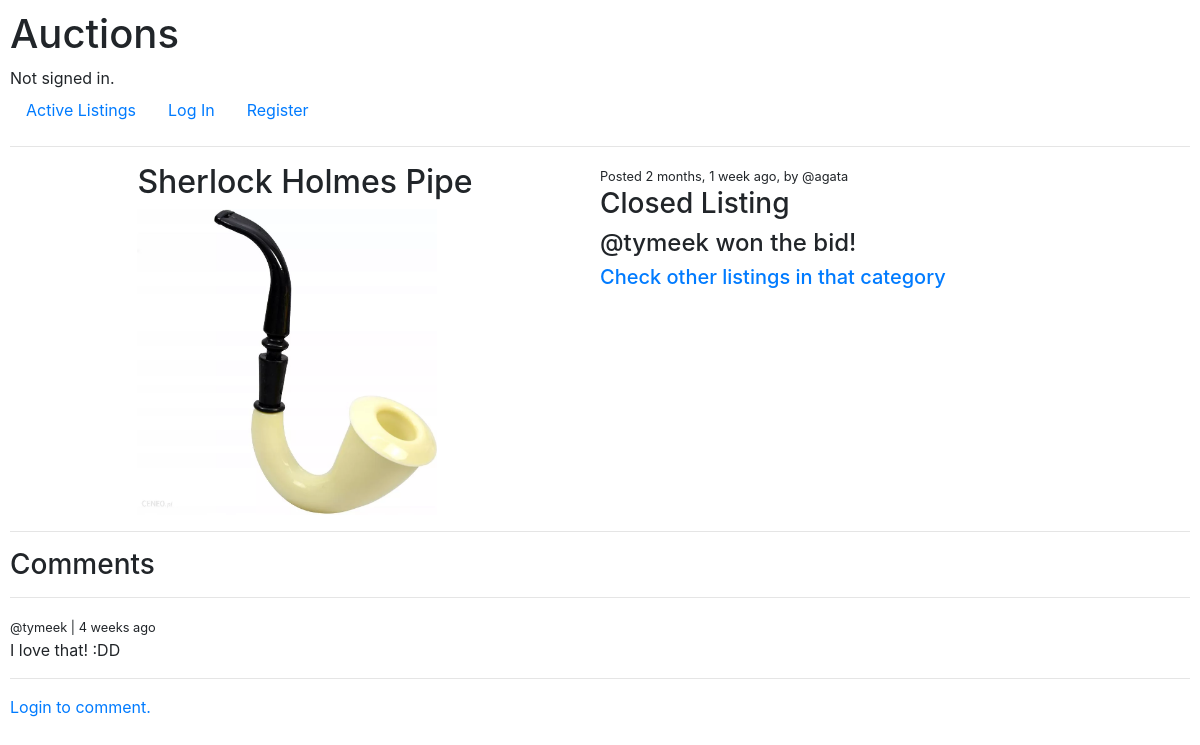
The app's page /listing/7/ with its own data.
### auctions/models.py (models this page shows, shortened)
class Listing(models.Model):
    picture = models.ImageField(upload_to='auctions/files/listings_pictures', null=True, blank="True")
    title = models.CharField(max_length=30)
    user = models.ForeignKey(User, on_delete=models.CASCADE)
    description = models.CharField(max_length=300)
    bid = models.ForeignKey(Bid, on_delete=models.CASCADE)
    created = models.DateTimeField(auto_now_add=True)
    category = models.ForeignKey(Category, on_delete=models.CASCADE)
    status = models.CharField(max_length=20)
    followers = models.ManyToManyField(User, blank=True, related_name="followers")

class User(AbstractUser):
    pass

class Bid(models.Model):
    user = models.ForeignKey(User, on_delete=models.CASCADE)
    bid = models.IntegerField()

class Comment(models.Model):
    user = models.ForeignKey(User, on_delete=models.SET_NULL, null=True)
    created = models.DateTimeField(auto_now_add=True)
    listing = models.ForeignKey(Listing, on_delete=models.CASCADE)
    content = models.CharField(max_length=30)

### auctions/views.py (the view, shortened to what this page needs)
# urls.py: path("listing/<str:pk>/", views.detail, name="detail"),
def detail(request, pk):
    listing = Listing.objects.get(id=pk)
    user = request.user
    comments = listing.comment_set.all()
    if user.is_authenticated:
        watchlist = user.followers.all()
    else:
        watchlist = None
    context = {'listing': listing, 'comments': comments, 'user': user, 'watchlist': watchlist}
    return render(request, "auctions/detail.html", context)

### auctions/templates/auctions/detail.html
{% extends "auctions/layout.html" %}
{% block body %}
<div class="listing-container">
    <div style='margin: 0 auto;'>
        <h2>{{listing.title}}</h2>
        <img src="{{ listing.picture.url }}" style='max-width: 300px;'>
    </div>
    <div>
        <small>Posted {{listing.created|timesince}} ago, by @{{listing.user}}</small>
        {% if listing.status == 'active' %}
            {% if listing.user == request.user %}
            <form method="POST" action="">
                {% csrf_token %}
                <input type="submit" value="Close Listing" name="close-button"/>
            </form>
            {% endif %}
            <h3>{{listing.title}}</h3>
            {% if request.user == listing.bid.user %}
                <small>Your bid is currently the highest.</small>
            {% endif %}
            <h5>Current bid: {{listing.bid}}$</h5>
            {% if request.user.is_authenticated %}
                <h6>Your bid:</h6>
                {% if messages %}
                    <ul class="messages">
                        {% for message in messages %}
                        <li{% if message.tags %} class="{{ message.tags }}"{% endif %}>{{ message }}</li>
                        {% endfor %}
                    </ul>
                {% endif %}
                <form method="POST" action="">
                    {% csrf_token %}
                    <input type="number" name="number" placeholder="{{listing.bid}}" min_value={{listing.bid}}/>
                </form>
            {% else %}
                <h6><a href={% url 'login' %}>Login to bid.</a></h6>
            {% endif %}
                    <br>
            <p>{{listing.description}}</p>
            {% if request.user.is_authenticated %}
                {% if listing not in watchlist %}
                    <form method="POST" action="">
                        {% csrf_token %}
                        <input type="submit" value="Add to Watchlist"/>
                    </form>
                {% else  %}
                    <form method="POST" action="">
                        {% csrf_token %}
                        <input type="submit" value="Remove from Watchlist" name="remove-button"/>
                    </form>
                {% endif %}
            {% endif %}
        {%  else %}
            <h3>Closed Listing</h3>
            <h4>@{{listing.bid.user}} won the bid!</h4>
            <h5><a href="{% url 'index' %}?q={{listing.category.name}}">Check other listings in that category</a></h5>
        {% endif %}
    </div>
</div>
<hr>
<h3>Comments</h3>
<hr>
{% for comment in comments %}
    <small>@{{comment.user}} | {{comment.created|timesince}} ago</small>
    <p>{{comment.content}}</p>
    <hr>
{% endfor %}
{% if request.user.is_authenticated %}
    <form method="POST" action="">
        {% csrf_token %}
        <input type="text" name="content" placeholder="Write your comment here..."/>
    </form>
{% else %}
    <a href={% url 'login' %}>Login to comment.</a>
{% endif %}
{% endblock %}

### auctions/static/auctions/styles.css (style rules this page uses)
body { padding: 10px; }
.listing-container { display: grid; grid-template-columns: 2fr 2fr; }

### records on screen
Listing: title "Sherlock Holmes Pipe", picture (picture), created "2 months, 1 week", user "agata", bid.user "tymeek"
Comment: user "tymeek", created "4 weeks", content "I love that! :DD"
